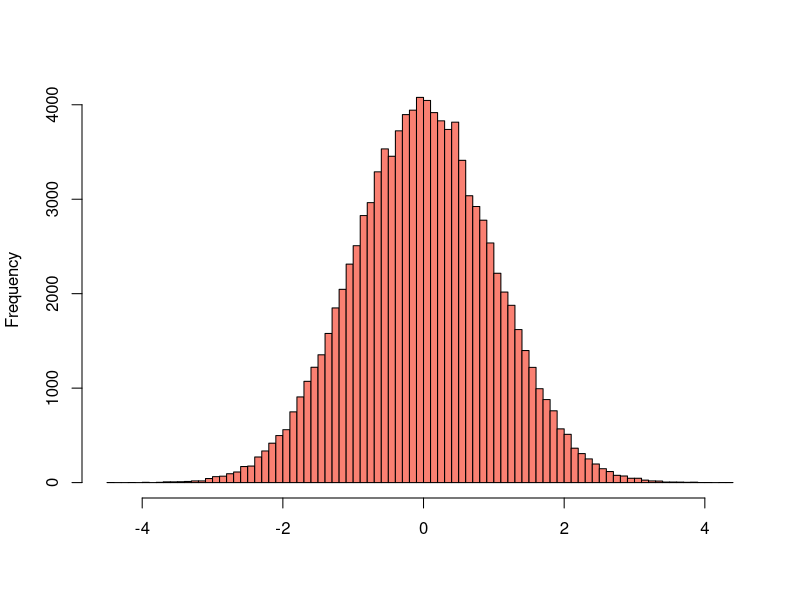

This chart was generated by the following R code:
## ---- chunk 1
knitr::opts_chunk$set(echo = TRUE)
## ---- chunk 2

hist(rnorm(100000), breaks = 100, 
     col="salmon", xlab = "", main = "")



